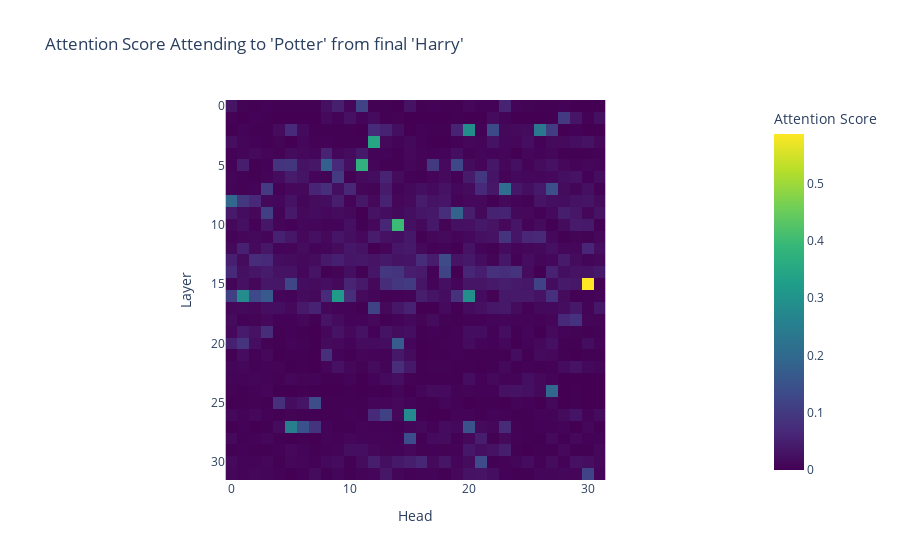

This figure's notebook cell:
### Markdown cell above
### 4. Finding the "Induction Head"
We search for heads that attend strongly to the token *after* the previous occurrence of the current token.

### Code cell
# Get all attention patterns from all layers
# Shape: [layer, batch, head, query, key]
attention_cache = torch.stack([cache["pattern", l] for l in range(model.cfg.n_layers)])

# Target: The last "Harry" (index -1)
# Source: The "Potter" from the start of the string (index 2)
target_token_index = -1 
source_token_index = 2  

# Extract the score for this specific connection across all layers and heads
induction_scores = attention_cache[:, 0, :, target_token_index, source_token_index]

# Plot the scores as a heatmap (Layers x Heads)
fig = px.imshow(
    induction_scores.cpu().numpy(),
    labels={"x": "Head", "y": "Layer", "color": "Attention Score"},
    title="Attention Score Attending to 'Potter' from final 'Harry'",
    color_continuous_scale="Viridis",
)

fig.show()

### Figure 1 — Plotly figure (JSON) as saved in the notebook; plotly's stock layout.template omitted (floating-point values rounded to 4 significant figures; data arrays with more than 128 entries replaced by an {"elided": "..."} marker saying what was removed)
{"data": [{"coloraxis": "coloraxis", "hovertemplate": "Head: %{x}<br>Layer: %{y}<br>Attention Score: %{z}<extra></extra>", "name": "0", "type": "heatmap", "xaxis": "x", "yaxis": "y", "z": {"elided": "32x32 float values"}}], "layout": {"coloraxis": {"colorbar": {"title": {"text": "Attention Score"}}, "colorscale": [[0, "#440154"], [0.1111, "#482878"], [0.2222, "#3e4989"], [0.3333, "#31688e"], [0.4444, "#26828e"], [0.5556, "#1f9e89"], [0.6667, "#35b779"], [0.7778, "#6ece58"], [0.8889, "#b5de2b"], [1, "#fde725"]]}, "title": {"text": "Attention Score Attending to 'Potter' from final 'Harry'"}, "xaxis": {"anchor": "y", "constrain": "domain", "domain": [0, 1], "scaleanchor": "y", "title": {"text": "Head"}}, "yaxis": {"anchor": "x", "autorange": "reversed", "constrain": "domain", "domain": [0, 1], "title": {"text": "Layer"}}}}
